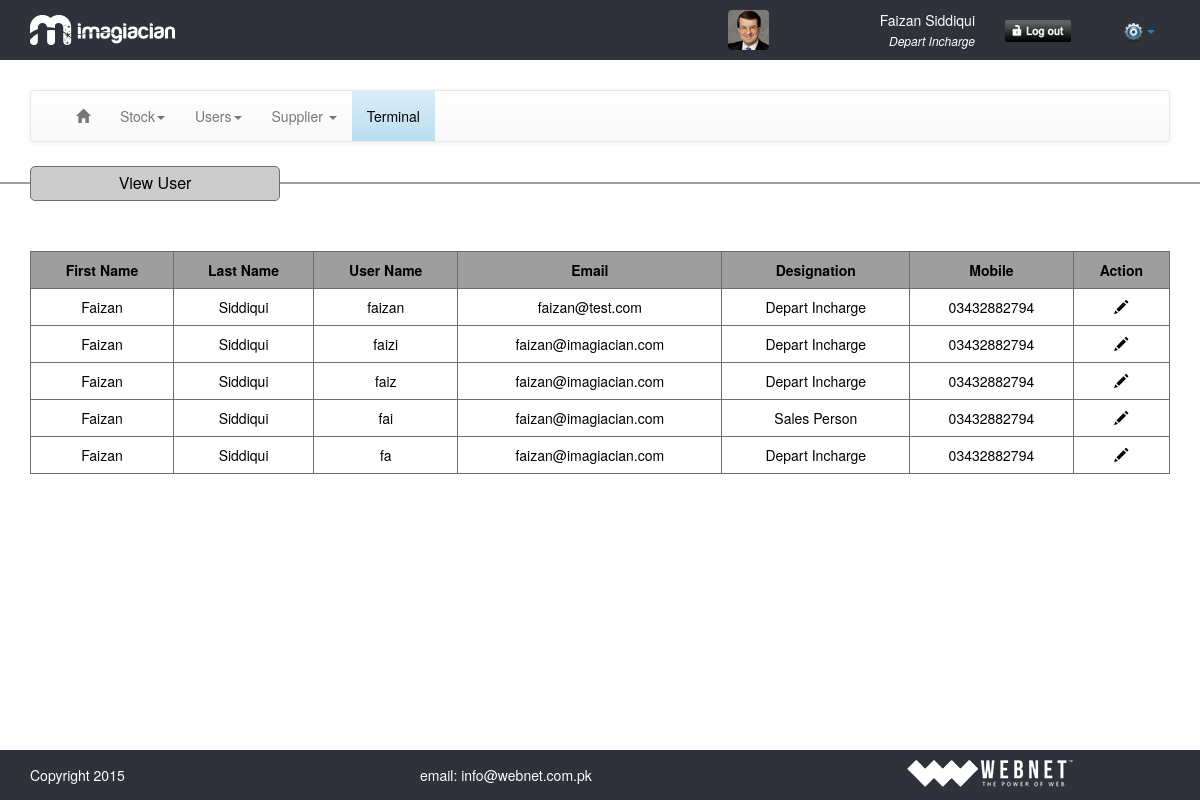
The page /view_user.php (signed in) on the database as committed earlier.
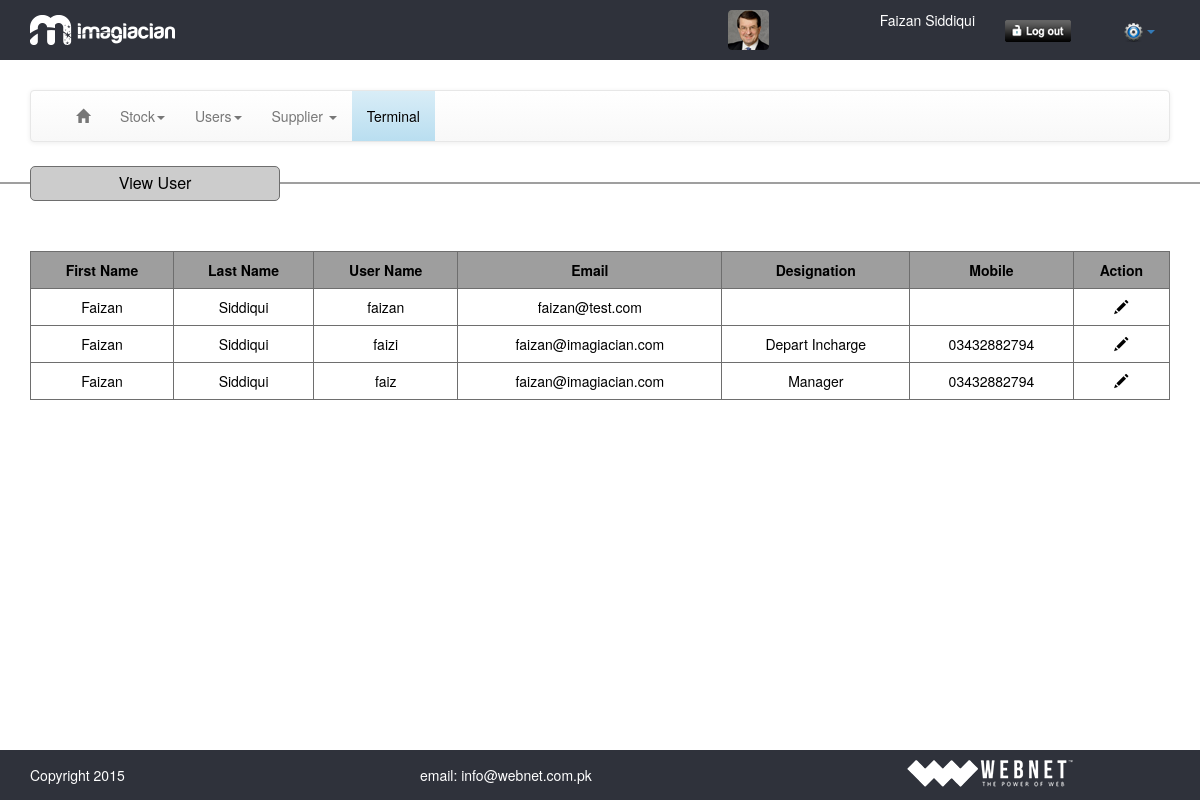
The same page on the database as committed later.
### tables this page shows
CREATE TABLE IF NOT EXISTS `users` (
  `id` int(11) NOT NULL,
  `fname` varchar(32) NOT NULL,
  `lname` varchar(32) NOT NULL,
  `email` varchar(64) NOT NULL,
  `login` varchar(32) NOT NULL,
  `password` varchar(256) NOT NULL,
  `mobile` varchar(32) NOT NULL,
  `phone` varchar(32) NOT NULL,
  `address` varchar(256) NOT NULL,
  `city` varchar(32) NOT NULL,
  `country` varchar(32) NOT NULL,
  `nic` tinytext NOT NULL,
  `dob` varchar(32) NOT NULL,
  `photo` tinytext NOT NULL,
  `designation` varchar(32) NOT NULL,
  `capabilities` tinytext NOT NULL
);

### common/class.database.php (called while the page is built, shortened)
<?php
class Database {
    public $_DB;
    public $_query;
    public $_select = array();
    public $_action;
    public $_table;
    public function __construct() {
        try {
            $this->_DB = new PDO('mysql:host=' . DB_HOST . ';dbname=' . DB_NAME, DB_USER, DB_PASS);
            $this->_DB->setAttribute(PDO::ATTR_ERRMODE, PDO::ERRMODE_EXCEPTION);
        } catch (PDOException $e) {
            echo 'ERROR: ' . $e->getMessage();
        }
    }
    public function query($query) {
        try {
            $this->_query = $this->_DB->prepare(filter_var($query, FILTER_SANITIZE_STRING));
            $this->_query->execute();
            $this->_select = array();
        } catch (PDOException $e) {
            $er = $e->errorInfo;
            echo '<p style="font-family:arial; background:#F00; position:absolute; z-index:10000; color:#FFF; padding:5px;">ERROR: ' . $er[2] . '</p>';
        }
    }
    public function build_query() {
        $query = $this->_action;
        if ($this->_action == 'SELECT') {
            if (!empty($this->_select)) {
                foreach ($this->_select as $column_name => $name) {
                    $query .=' ' . $column_name . ' as ' . $name . ', ';
                }
            } else {
                $query .= ' *';
            }
            $query = rtrim($query, ', ');
        }
        if ($this->_action != 'UPDATE' && $this->_action != 'INSERT') {
            $query .= ' FROM ';
        }
        $query .= $this->_table;
        $this->query($query);
    }
    public function all_results($fetch_type = PDO::FETCH_OBJ) {
        return $this->_query->fetchAll($fetch_type);
    }
    public function from($table_name, $num_rows = NULL) {
        $this->_action = 'SELECT';
        $this->_table = $table_name;
        $this->build_query();
    }
}

### classes/class.user.php (called while the page is built, shortened)
<?php
class user extends database
{
	private $table_name;
	function __construct(){
		$this->table_name = 'users';
	}
	public function get_users($ID = NULL)
	{
		$this->from($this->table_name);
		return $this->all_results();
	}
}
 ?>

### view_user.php (the view, shortened to what this page needs)
<?php require_once 'header.php'; ?>
<section>
	<hr/>
	<div class="container">
		<div class="row">
			<div class="tableHeading">
				<p class="nomargin alignCenter">View User</p>
			</div>
			<div class="col-md-12">
				<?php
				$user = new user();
				$results = $user->get_users();
				if ($results) {
				?>
				<table border="1" cellpadding="0" cellspacing="0" class="table table-hover tableView">
					<tr>
						<th>First Name</th>
						<th>Last Name</th>
						<th>User Name</th>
						<th>Email</th>
						<th>Designation</th>
						<th>Mobile</th>
						<th>Action</th>
					</tr>
						<?php
						foreach($results as $res){
						$designation = $res->designation;
						echo '<tr>';
						echo '<td>'. $res->fname .'</td>';
						echo '<td>'. $res->lname .'</td>';
						echo '<td>'. $res->login .'</td>';
						echo '<td>'. $res->email.'</td>';
						echo '<td style="text-transform: capitalize;">'. str_replace("_"," ","$designation") .'</td>';
						echo '<td>'. $res->mobile .'</td>';
						echo '<td class="alignCenter"><a href="add_user.php?id='.$res->id.'"><span class="glyphicon glyphicon-pencil"></span></a></td>';
						echo '</tr>';
						}
						?>
				</table>
				<?php
				}else{
					echo 'Error';
				}
				?>
			</div>
</section>
<?php require_once 'footer.php'; ?>

### header.php (shortened to what this page needs)
<!DOCTYPE html>
<html>
<head>
	<link href="assets/css/reset.css" rel="stylesheet">
	<link href="assets/css/general.css" rel="stylesheet">
	<link href="assets/css/bootstrap.css" rel="stylesheet">
	<link href="assets/css/bootstrap-theme.css" rel="stylesheet">
	<link href="assets/css/style.css" rel="stylesheet">
</head>
<body>
<header>
	<div class="container">
		<div class="row">
			<div class="col-md-7"><a href="dashboard.php"><img src="assets/images/logo.png" class="logo"/></a></div>
			<div class="col-md-3 userDetail"><img src="assets/images/user_image.png"/><p><?php echo $_SESSION['user']->first_name; ?> <?php echo $_SESSION['user']->last_name; ?></p><span> <?php $desig = $_SESSION['user']->designation; echo str_replace("_"," ","$desig"); ?></span></div>
			<div class="col-md-1"><a href="login.php?logout=true"><img src="assets/images/login.png" class="logoutBtn" /></a></div>
			<div class="col-md-1">
				<div class="navbar-collapse settingBtn">
					<ul class="navbar-right nomargin">
						<li class="dropdown">
						  <a href="#" class="dropdown-toggle" data-toggle="dropdown" role="button" aria-haspopup="true" aria-expanded="false"><img src="assets/images/setting_icon.png"/><span class="caret"></span></a>
						</li>
					</ul>
				</div>
			</div>
		</div>
	</div>
</header>
<?php include ABSPATH.'include/menu.php'; ?>

### include/menu.php (shortened to what this page needs)
<div class="container">
	<div class="col-md-12 nopadding">
		<nav class="navbar navbar-default">
		  <div class="container-fluid">
		    <div class="collapse navbar-collapse" id="bs-example-navbar-collapse-1">
		      <ul class="nav navbar-nav">
		        <li><a href="dashboard.php"><span class="glyphicon glyphicon-home" aria-hidden="true"></span></a></li>
		        <li class="dropdown">
		          <a href="#" class="dropdown-toggle" data-toggle="dropdown" role="button" aria-haspopup="true" aria-expanded="false">Stock<span class="caret"></span></a>
		        </li>
		        <li class="dropdown">
		          <a href="#" class="dropdown-toggle" data-toggle="dropdown" role="button" aria-haspopup="true" aria-expanded="false">Users<span class="caret"></span></a>
		        </li>
		        <li class="dropdown">
		          <a href="#" class="dropdown-toggle" data-toggle="dropdown" role="button" aria-haspopup="true" aria-expanded="false">Supplier <span class="caret"></span></a>
		        </li>
		        <li class="alert-info"><a href="terminal.php" style="color:#000;" target="_blank">Terminal</a></li>
		      </ul>
		    </div>
		  </div>
		</nav>
	</div>
</div>

### footer.php (shortened to what this page needs)
<footer>
	<div class="container">
		<div class="row">
			<div class="col-md-4">
				<p>Copyright 2015 </p>
			</div>
			<div class="col-md-4">
				<p>email: info@webnet.com.pk</p>
			</div>
			<div class="col-md-4 ">
				<img src="assets/images/powered_logo.png" class="img-responsive marginauto flogo" />
			</div>
		</div>
	</div>
</footer>
</body>
</html>

### assets/css/general.css (style rules this page uses)
a,abbr,acronym,address,applet,article,aside,audio,b,big,blockquote,body,canvas,caption,center,cite,code,dd,del,details,dfn,dialog,div,dl,dt,em,embed,fieldset,figcaption,figure,font,footer,form,h1,h2,h3,h4,h5,h6,header,hgroup,hr,html,i,iframe,img,ins,kbd,label,legend,li,mark,menu,meter,nav,object,ol,output,p,pre,progress,q,rp,rt,ruby,s,amp,section,small,span,strike,strong,sub,summary,sup,table,tbody,td,tfoot,th,thead,time,tr,tt,u,ul,var,video,xmp { margin:0; padding:0; }
body { background:#fff; color: #000 !important; }
html, body { height:100%; width:100%; }
h1, h2, h3, h4, p { margin-bottom:15px; }
hr { border: 1px solid #9f9f9f !important; }
.nomargin { margin:0px!important; }
.marginauto { margin: auto !important; }
.nopadding { padding:0px!important; }
.alignCenter { text-align:center!important; }
a, input, textarea, select, img { border:0px; outline:none; }
ul, li { padding: 0px; margin: 0px; }
ul { list-style:none; }
p { text-align:justify; }

### assets/css/style.css (style rules this page uses)
.tableView, .tableView a { color: #000 !important; text-align: center !important; }
.tableView tr th { background-color: #9e9e9e; text-align: center; font-weight: bold; }
.tableView tr td, .tableView tr th { border-top: 1px solid #6e6e6e !important; border-right: 1px solid #6e6e6e; border-left: 1px solid #6e6e6e; border-bottom: 1px solid #6e6e6e; }
.tableHeading { width: 250px; margin-top: -38px; margin-bottom: 50px; background-color: #ccc; padding: 5px 10px; font-size: 16px; border-radius: 5px; text-align: center; border: 1px solid #6E6E6E; margin-left: 15px; }
header { background-color: #2f323b; color:#fff; margin-bottom: 30px; padding: 10px 0px; }
header .logo { margin: 5px 0px; }
header .userDetail { text-align: right; }
header .userDetail img { float: left; margin-left: 15px; }
header .userDetail p { text-align: right; margin: 0px; }
header .logoutBtn { padding-top: 10px; }
header .settingBtn { padding-top: 10px; }
footer { background-color: #2f323b; padding: 10px; color: #fff; position: fixed; bottom: 0px; width: 100%; }
footer p { margin: 5px 0px; }
header .userDetail span { text-align: right; font-size: 12px; font-style: italic; text-transform: capitalize; }

Rows that differ between the two databases and show on the page:
removed users: fname "Faizan", lname "Siddiqui", login "faiz", email "faizan@imagiacian.com", designation "Depart Incharge", mobile "03432882794"
removed users: fname "Faizan", lname "Siddiqui", login "fai", email "faizan@imagiacian.com", designation "Sales Person", mobile "03432882794"
removed users: fname "Faizan", lname "Siddiqui", login "fa", email "faizan@imagiacian.com", designation "Depart Incharge", mobile "03432882794"
changed users "faizan": designation "Depart Incharge" → (not shown); mobile "03432882794" → (not shown)
added users: fname "Faizan", lname "Siddiqui", login "faiz", email "faizan@imagiacian.com", designation "Manager", mobile "03432882794"
Other text that changed with them:
str_replace("_"," ","$desig"): "Depart Incharge" → (not shown)
